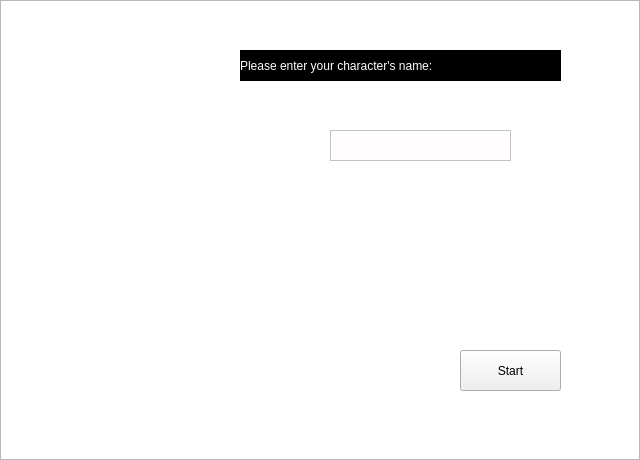
<?xml version="1.0" encoding="UTF-8"?>
<ui version="4.0">
 <class>NewGameWindow</class>
 <widget class="QWidget" name="NewGameWindow">
  <property name="geometry">
   <rect>
    <x>0</x>
    <y>0</y>
    <width>640</width>
    <height>460</height>
   </rect>
  </property>
  <property name="windowTitle">
   <string>New Game</string>
  </property>
  <property name="windowIcon">
   <iconset resource="../resources/resfile.qrc">
    <normaloff>:/res/images/playerDown.png</normaloff>:/res/images/playerDown.png</iconset>
  </property>
  <widget class="QGraphicsView" name="graphicsView">
   <property name="geometry">
    <rect>
     <x>0</x>
     <y>0</y>
     <width>640</width>
     <height>460</height>
    </rect>
   </property>
   <property name="sizePolicy">
    <sizepolicy hsizetype="Fixed" vsizetype="Fixed">
     <horstretch>0</horstretch>
     <verstretch>0</verstretch>
    </sizepolicy>
   </property>
   <property name="styleSheet">
    <string notr="true">background-image: url(:/res/images/haunted_house4.png);</string>
   </property>
  </widget>
  <widget class="QLabel" name="label">
   <property name="geometry">
    <rect>
     <x>240</x>
     <y>50</y>
     <width>321</width>
     <height>31</height>
    </rect>
   </property>
   <property name="styleSheet">
    <string notr="true">background-color: rgb(0, 0, 0);
font: 16pt &quot;MS UI Gothic&quot;;
color: rgb(255, 255, 255);</string>
   </property>
   <property name="text">
    <string>Please enter your character's name:</string>
   </property>
  </widget>
  <widget class="QTextEdit" name="nameTextEdit">
   <property name="geometry">
    <rect>
     <x>330</x>
     <y>130</y>
     <width>181</width>
     <height>31</height>
    </rect>
   </property>
   <property name="styleSheet">
    <string notr="true">font: 12pt &quot;MS UI Gothic&quot;;
background-color: rgb(255, 252, 253);
color: rgb(0, 0, 0);</string>
   </property>
  </widget>
  <widget class="QPushButton" name="startButton">
   <property name="geometry">
    <rect>
     <x>460</x>
     <y>350</y>
     <width>101</width>
     <height>41</height>
    </rect>
   </property>
   <property name="text">
    <string>Start</string>
   </property>
  </widget>
  <zorder>graphicsView</zorder>
  <zorder>label</zorder>
  <zorder>startButton</zorder>
  <zorder>nameTextEdit</zorder>
 </widget>
 <resources>
  <include location="../resources/resfile.qrc"/>
 </resources>
 <connections/>
</ui>
